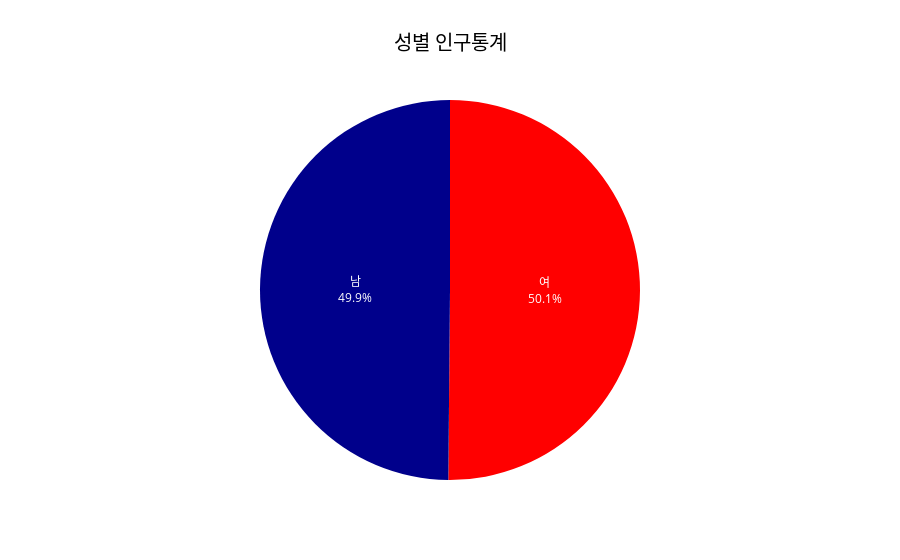

Notebook cell for this chart:
### Code cell
import plotly.express as px
import pandas as pd
from sqlalchemy import select

# 성별 인구통계
sex_stat_df = pd.read_sql(select(SexStat), conn)
fig = px.pie(sex_stat_df, values='ratio', names='sex', color='sex',
             color_discrete_map={'여': 'red', '남': 'darkblue'},
             labels={'ratio': '비율', 'sex': '성'},
             title='성별 인구통계')
fig.update_traces(textposition='inside', textinfo='percent+label')
fig.update_layout(showlegend=False, title_font_color='black', title_x=0.5,
                  title_font_size=20)
fig.show()

### Figure 1 — Plotly figure (JSON) as saved in the notebook; plotly's stock layout.template omitted (floating-point values rounded to 4 significant figures)
{"data": [{"customdata": [["남"], ["여"]], "domain": {"x": [0, 1], "y": [0, 1]}, "hovertemplate": "성=%{customdata[0]}<br>비율=%{value}<extra></extra>", "labels": ["남", "여"], "legendgroup": "", "marker": {"colors": ["darkblue", "red"]}, "name": "", "showlegend": true, "textinfo": "percent+label", "textposition": "inside", "type": "pie", "values": [0.4986, 0.5014]}], "layout": {"autosize": true, "legend": {"tracegroupgap": 0}, "showlegend": false, "title": {"font": {"color": "black", "size": 20}, "text": "성별 인구통계", "x": 0.5}}}
